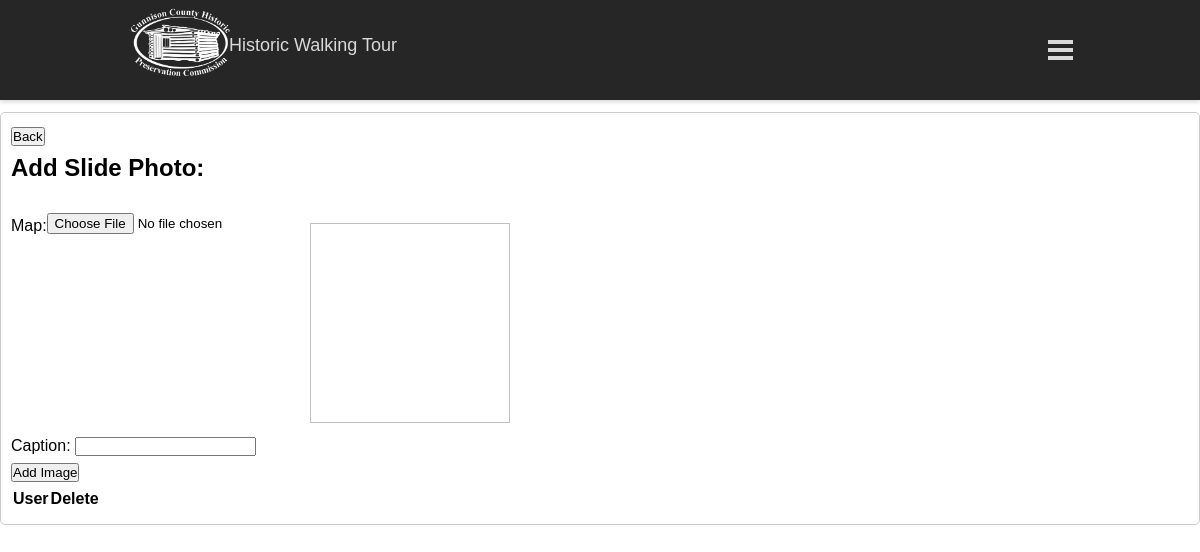
Page /www/html/addSlide.php (signed in) on the earlier database version.
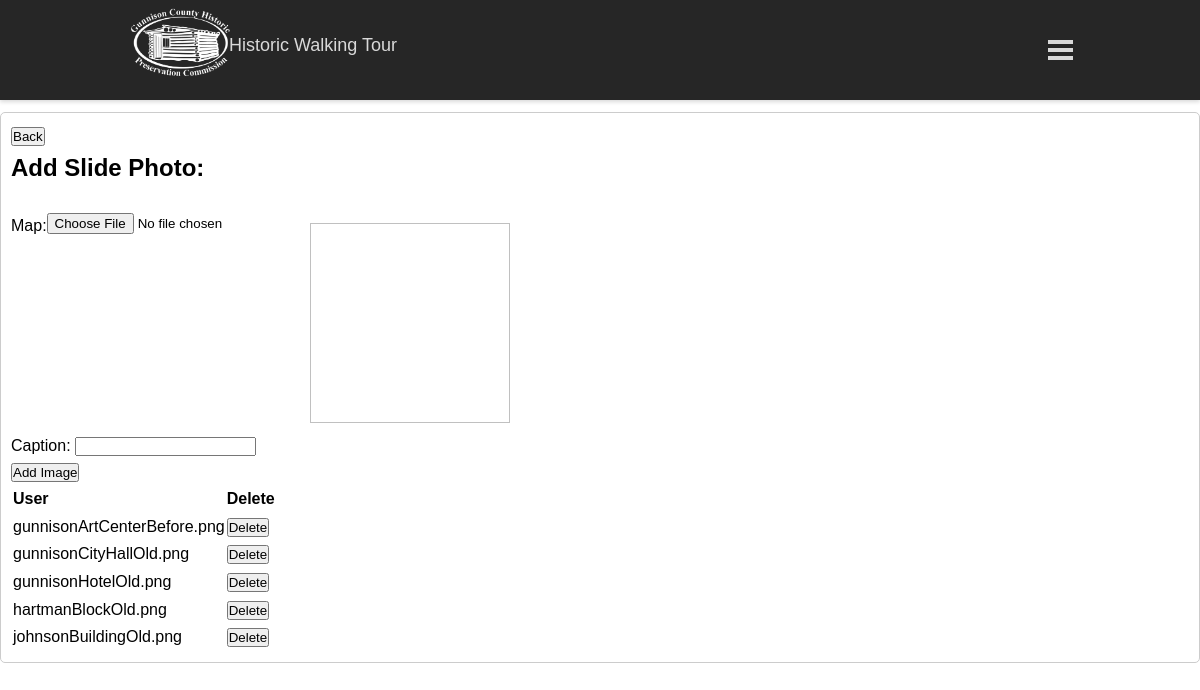
Same page on the later database version.
### tables this page shows
CREATE TABLE IF NOT EXISTS `slideShowImages` (
  `id` int(11) NOT NULL AUTO_INCREMENT,
  `oldImage_fname` text NOT NULL,
  `oldImage_caption` text NOT NULL,
  PRIMARY KEY (`id`)
);

### www/html/model.php (called while the page is built, shortened)
<?php
function getSlideshowPics($conn)
{
    $t1q = "SELECT * FROM slideShowImages";
    $stmt1 = $conn->prepare($t1q);
    $stmt1->execute();
    $slideShowPics = $stmt1->fetchAll();
    return $slideShowPics;
}
?>

### www/html/addSlide.php (the view, shortened to what this page needs)
<?php
require('model.php');
$conn = connectDb();
$data = getSlideshowPics($conn);
?>
<!DOCTYPE html>
<html lang="en">
<head>
    <link rel="stylesheet" href="editorStyling.css">
    <link rel="stylesheet" href="navbarStyling.css">
</head>
<body>
    <header id="navbar">
        <nav class="navbar-container container">
            <a class="home-link">
                <div class="navbar-logo">
                    <img src="pictures/logo_white.png" alt="navLogo" weight="70px" height="70px" />
                </div>
                <p> Historic Walking Tour</p>
            </a>
            <button type="button" id="navbar-toggle" aria-controls="navbar-menu" aria-label="Toggle menu" aria-expanded="false">
                <span class="icon-bar"></span>
                <span class="icon-bar"></span>
                <span class="icon-bar"></span>
            </button>
        </nav>
    </header>
    <br><br><br><br>
    <div class="box">
          <button onclick="window.location.href ='admin.php'">Back</button>
        <h2>Add Slide Photo:</h2><br>
        <form method="POST" enctype="multipart/form-data">
            <div class="image-preview">
                <label for="file">Map:</label>
                <input type="file" name="file" accept="image/*" onchange="previewImage(event, 'file')" required><br>
                <img id="preview_file" class="preview_img" /><br>
            </div>
            <label for='oldCap'>Caption:</label>
            <input type='text' name="oldCap" required><br>
            <input type="submit" name="submit" value="Add Image">
        </form>
        <table>
            <tr>
                <th>User</th>
                <th>Delete</th>
            </tr>
            <?php
            foreach ($data as $row) : ?>
                <tr>
                    <td>
                        <?php echo $row['oldImage_fname']; ?>
                    </td>
                    <td>
                        <form action="addSlide.php" method="get">
                            <input type="submit" value="Delete">
                        </form>
                    </td>
                </tr>
            <?php endforeach; ?>
        </table>

Differences in the rows shown:
added slideshowimages: oldImage_fname "gunnisonArtCenterBefore.png"
added slideshowimages: oldImage_fname "gunnisonCityHallOld.png"
added slideshowimages: oldImage_fname "gunnisonHotelOld.png"
added slideshowimages: oldImage_fname "hartmanBlockOld.png"
added slideshowimages: oldImage_fname "johnsonBuildingOld.png"
